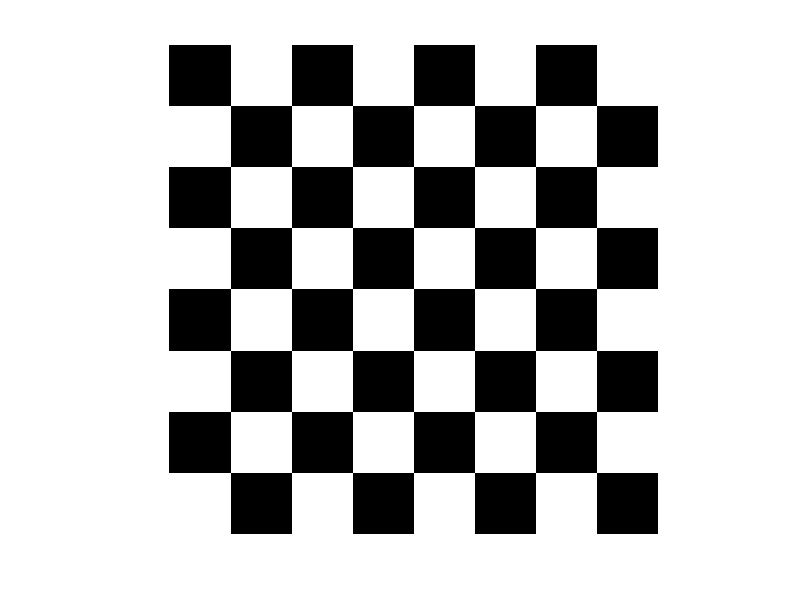

This chart was generated by the following MATLAB code: (Note: this script raises an error after producing the figure.)
%BEGIN>>>>>>>>>>>>>>>>>>>>>>>>>>>>>>>>>>>>>>>>>>>>>>>>>>>>>>>>>>
function image_103

NRows = 800;
NList = NRows^2;
I = double(checkerboard(NRows/8)>0.5);
size(I)
imshow(I)


PointXYZ = zeros(NList,3);
PointVal = zeros(NList,1);

z=0.0;
n=1;
m=0;
for i=1:NRows
   for j=1:NRows
       PointXYZ(n,1)=double(i);
       PointXYZ(n,2)=double(j);
       PointXYZ(n,3)=double(z);
       value=double(I(i,j));
       PointVal(n)=value;
       if value > 0.5
           m=m+1;
       end
       n=n+1;
   end
end   

PointList = zeros(m,3);

for i=1:m
   PointList(i,:)=PointXYZ(i,:);
end   

disp(m)
%disp(PointList)

ptCloud = pointCloud(PointList)

pcshow(ptCloud)
return
%END<<<<<<<<<<<<<<<<<<<<<<<<<<<<<<<<<<<<<<<<<<<<<<<<<<<<<<<<<<<<

